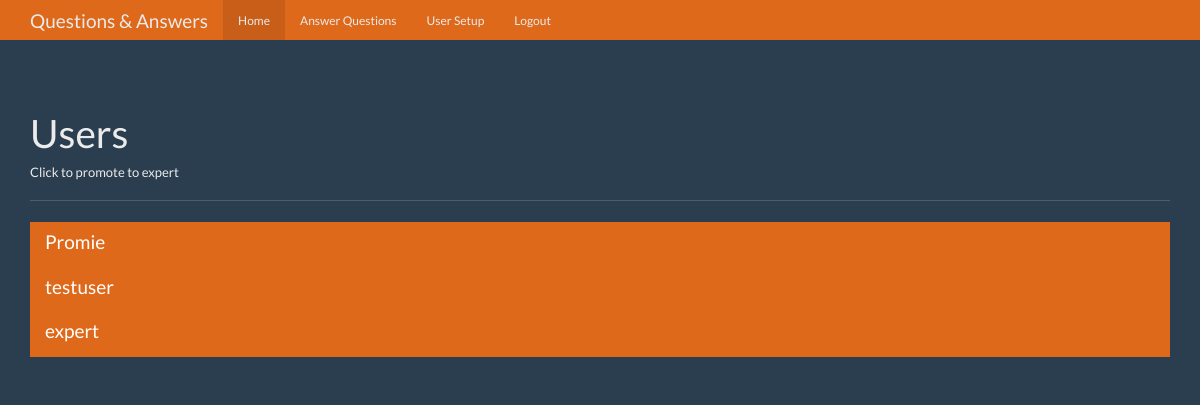
The page /users (signed in) on the database as committed earlier.
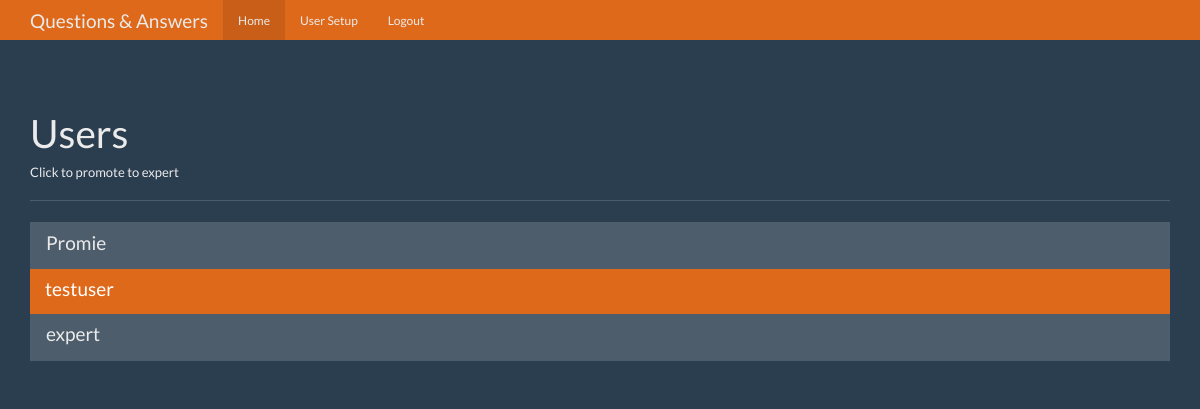
The same page on the database as committed later.
### tables this page shows
CREATE TABLE users(
    id integer primary key autoincrement,
    name text not null,
    password text not null,
    expert boolean not null,
    admin boolean not null
);

### app.py (the view)
@app.route('/users')
def users():
    user = get_current_user()
    db = get_db()
    user_cur = db.execute('''
                SELECT
                    id, name, expert, admin
                FROM
                    users
    ''')
    users_results = user_cur.fetchall()
    return render_template('users.html', title='Users', user=user, users_results=users_results)

### app.py (called while the page is built)
def get_current_user():
    user_result = None
    if 'user' in session:
        user = session['user']
        db = get_db()
        user_cur = db.execute('''
                    SELECT
                        id, name, password, expert, admin
                    FROM
                        users
                    WHERE
                        name = ?
        ''', [user])
        user_result = user_cur.fetchone()
    return user_result

### database.py (called while the page is built)
def connect_db():
    sql = sqlite3.connect('/Users/promieyutasane/Dropbox/Github/question-answer/qa.db')
    sql.row_factory = sqlite3.Row
    return sql

def get_db():
    if not hasattr(g, 'sqlite3_db'):
        g.sqlite_db = connect_db()
    return g.sqlite_db

### templates/users.html
{% extends 'layout.html' %}
{% block content %}
      <div class="page-header">
        <h1>Users</h1>
        <h6>Click to promote to expert</h6>
      </div>
      <div class="row">
        <div class="col-lg-12">
          <div class="list-group">
            {% for user in users_results %}
            <a href="{{ url_for('promoted', user_id=user['id']) }}" class="list-group-item {% if user['expert'] == 1 %}active{% endif %}">
              <h4 class="list-group-item-heading">{{ user['name'] }}</h4>
            </a>
            {% endfor %}
          </div>
        </div>
      </div>
{% endblock content %}

### templates/layout.html (shortened to what this page needs)
<!DOCTYPE html>
<html lang="en">
  <head>
    <link href="{{ url_for('static', filename='bootstrap.min.css') }}" rel="stylesheet">
    <link href="{{ url_for('static', filename='theme.css') }}" rel="stylesheet">
  </head>
  <body>
    <nav class="navbar navbar-inverse navbar-fixed-top">
      <div class="container">
        <div class="navbar-header">
          <a class="navbar-brand" href="{{ url_for('index') }}">Questions & Answers</a>
        </div>
        <div id="navbar" class="navbar-collapse collapse">
          <ul class="nav navbar-nav">
            <li class="active"><a href="{{ url_for('index') }}">Home</a></li>
            {% if user and user['expert'] == 1 %}
                <li><a href="{{ url_for('answer') }}">Answer Questions</a></li>
            {% endif %}
            {% if user and user['admin'] == 1 %}
                <li><a href="{{ url_for('users') }}">User Setup</a></li>
            {% endif %}
            {% if user %}
                <li><a href="{{ url_for('logout') }}">Logout</a></li>
            {% endif %}
          </ul>
        </div>
      </div>
    </nav>
    <div class="container theme-showcase" role="main">
        {% block content %}{% endblock %}
    </div>
  </body>
</html>

### static/theme.css (style rules this page uses)
body { padding-top: 70px; padding-bottom: 30px; }

Rows that differ between the two databases and show on the page:
changed users "Promie": expert True → False (drawn)
changed users "expert": expert True → False (drawn)
Other text that changed with them:
text no longer shown: "Answer Questions"
